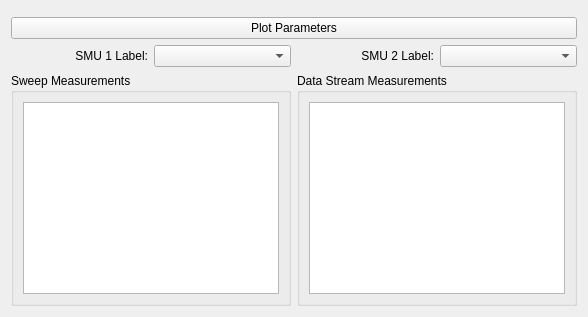
      <widget class="QWidget" name="tab_data_view">
       <attribute name="title">
        <string>Data</string>
       </attribute>
       <layout class="QGridLayout" name="gridLayout_7">
        <item row="3" column="4" colspan="2">
         <widget class="QGroupBox" name="groupBox_10">
          <property name="sizePolicy">
           <sizepolicy hsizetype="Preferred" vsizetype="Maximum">
            <horstretch>0</horstretch>
            <verstretch>0</verstretch>
           </sizepolicy>
          </property>
          <property name="title">
           <string>Data Stream Measurements</string>
          </property>
          <layout class="QVBoxLayout" name="verticalLayout_2">
           <item>
            <widget class="QListWidget" name="datastream_measurements">
             <property name="maximumSize">
              <size>
               <width>16777215</width>
               <height>200</height>
              </size>
             </property>
             <property name="alternatingRowColors">
              <bool>true</bool>
             </property>
            </widget>
           </item>
          </layout>
         </widget>
        </item>
        <item row="2" column="2">
         <widget class="QLabel" name="label_19">
          <property name="text">
           <string>SMU 1 Label:</string>
          </property>
          <property name="alignment">
           <set>Qt::AlignmentFlag::AlignRight|Qt::AlignmentFlag::AlignTrailing|Qt::AlignmentFlag::AlignVCenter</set>
          </property>
         </widget>
        </item>
        <item row="2" column="5">
         <widget class="QComboBox" name="data_smu_select_2"/>
        </item>
        <item row="2" column="4">
         <widget class="QLabel" name="label_20">
          <property name="text">
           <string>SMU 2 Label:</string>
          </property>
          <property name="alignment">
           <set>Qt::AlignmentFlag::AlignRight|Qt::AlignmentFlag::AlignTrailing|Qt::AlignmentFlag::AlignVCenter</set>
          </property>
         </widget>
        </item>
        <item row="2" column="3">
         <widget class="QComboBox" name="data_smu_select_1"/>
        </item>
        <item row="3" column="2" colspan="2">
         <widget class="QGroupBox" name="groupBox_9">
          <property name="sizePolicy">
           <sizepolicy hsizetype="Preferred" vsizetype="Maximum">
            <horstretch>0</horstretch>
            <verstretch>0</verstretch>
           </sizepolicy>
          </property>
          <property name="title">
           <string>Sweep Measurements</string>
          </property>
          <layout class="QVBoxLayout" name="verticalLayout">
           <item>
            <widget class="QListWidget" name="sweep_measurements">
             <property name="maximumSize">
              <size>
               <width>16777215</width>
               <height>200</height>
              </size>
             </property>
             <property name="alternatingRowColors">
              <bool>true</bool>
             </property>
            </widget>
           </item>
          </layout>
         </widget>
        </item>
        <item row="1" column="2" colspan="4">
         <widget class="QPushButton" name="plot_parameters">
          <property name="text">
           <string>Plot Parameters</string>
          </property>
         </widget>
        </item>
        <item row="0" column="2" colspan="4">
         <widget class="DataPlot" name="data_plot" native="true"/>
        </item>
       </layout>
      </widget>
